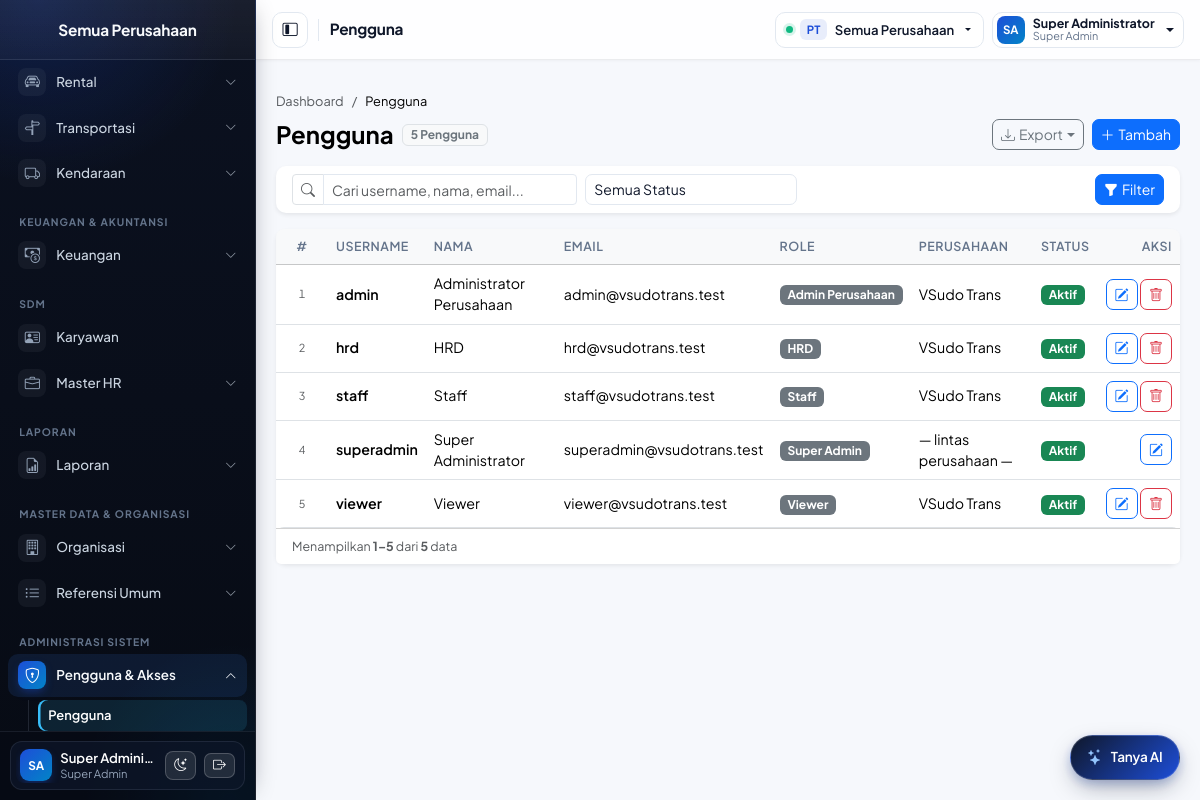
Before: /pages/users/index.php (signed in) with the older database file.
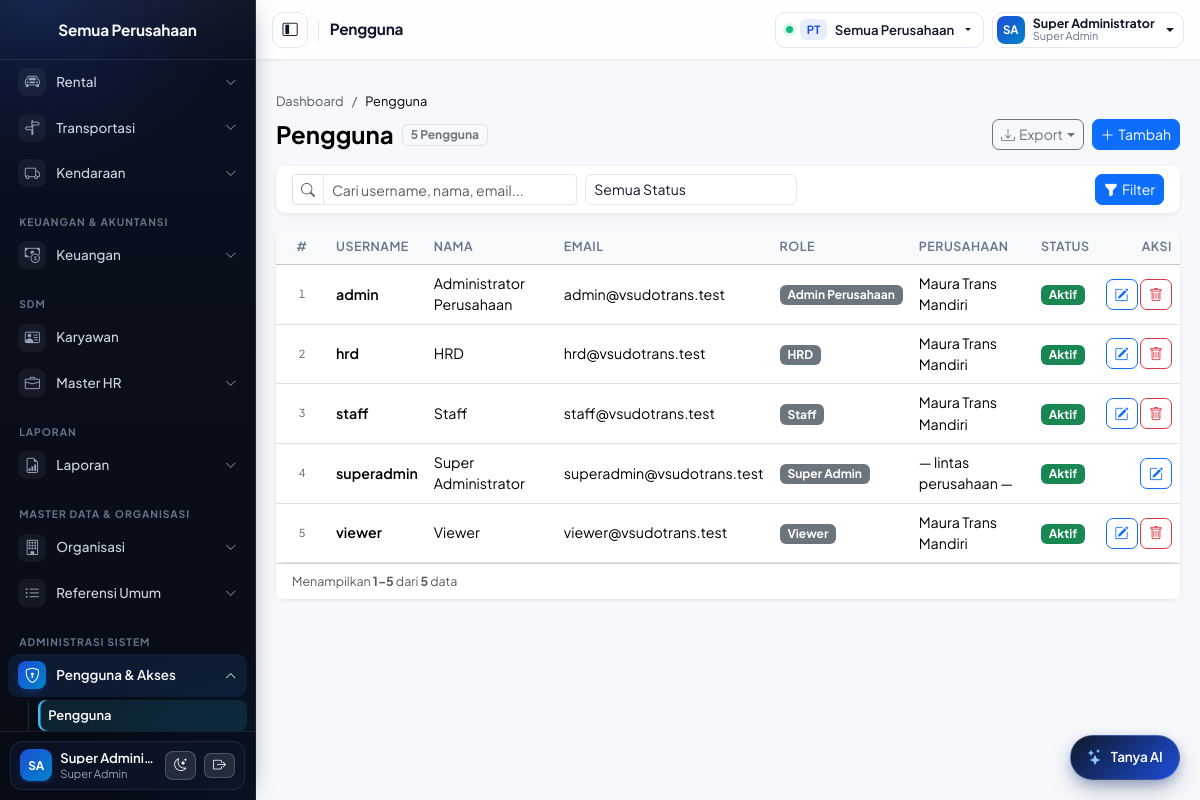
After: the same page with the newer database file.
### tables this page shows
CREATE TABLE `users` (
  `id` INT(11) NOT NULL AUTO_INCREMENT,
  `username` VARCHAR(50) NOT NULL,
  `email` VARCHAR(100) NOT NULL,
  `password` VARCHAR(255) NOT NULL,
  `full_name` VARCHAR(100) NOT NULL,
  `phone_number` VARCHAR(20) DEFAULT NULL,
  `role_id` INT(11) NOT NULL,
  `company_id` INT(11) DEFAULT NULL COMMENT 'Perusahaan aktif; NULL = lintas perusahaan',
  `is_active` TINYINT(1) NOT NULL DEFAULT 1,
  `last_login` DATETIME DEFAULT NULL,
  `created_date` DATETIME NOT NULL DEFAULT CURRENT_TIMESTAMP,
  `updated_date` DATETIME NOT NULL DEFAULT CURRENT_TIMESTAMP ON UPDATE CURRENT_TIMESTAMP,
  PRIMARY KEY (`id`),
  UNIQUE KEY `uq_users_username` (`username`),
  UNIQUE KEY `uq_users_email` (`email`),
  KEY `ix_users_company` (`company_id`),
  KEY `ix_users_phone` (`phone_number`),
  CONSTRAINT `fk_users_role` FOREIGN KEY (`role_id`) REFERENCES `roles` (`id`),
  CONSTRAINT `fk_users_company` FOREIGN KEY (`company_id`) REFERENCES `companies` (`id`) ON DELETE SET NULL
);

CREATE TABLE `companies` (
  `id` INT(11) NOT NULL AUTO_INCREMENT,
  `group_id` INT(11) NOT NULL,
  `code` VARCHAR(15) NOT NULL,
  `name` VARCHAR(255) NOT NULL,
  `note` VARCHAR(2000) DEFAULT NULL,
  `phone_number` VARCHAR(20) DEFAULT NULL,
  `website` VARCHAR(300) DEFAULT NULL,
  `email` VARCHAR(200) DEFAULT NULL,
  `address` VARCHAR(1000) DEFAULT NULL,
  `city` VARCHAR(100) DEFAULT NULL,
  `logo` VARCHAR(255) DEFAULT NULL,
  `stamp` VARCHAR(255) DEFAULT NULL,
  `bot_secret` VARCHAR(128) DEFAULT NULL,
  `bot_phone` VARCHAR(30) DEFAULT NULL,
  `is_active` TINYINT(1) NOT NULL DEFAULT 1,
  `created_user` VARCHAR(255) DEFAULT NULL,
  `created_date` DATETIME NOT NULL DEFAULT CURRENT_TIMESTAMP,
  `modified_user` VARCHAR(255) DEFAULT NULL,
  `modified_date` DATETIME DEFAULT NULL,
  PRIMARY KEY (`id`),
  UNIQUE KEY `uq_companies_code` (`code`),
  UNIQUE KEY `uq_companies_bot_secret` (`bot_secret`),
  KEY `ix_companies_group` (`group_id`),
  CONSTRAINT `fk_companies_group` FOREIGN KEY (`group_id`) REFERENCES `groups` (`id`) ON DELETE RESTRICT
);

CREATE TABLE `roles` (
  `id` INT(11) NOT NULL AUTO_INCREMENT,
  `name` VARCHAR(50) NOT NULL,
  `description` VARCHAR(255) DEFAULT NULL,
  `level` INT(11) NOT NULL DEFAULT 0,
  `created_date` DATETIME NOT NULL DEFAULT CURRENT_TIMESTAMP,
  PRIMARY KEY (`id`),
  UNIQUE KEY `uq_roles_name` (`name`)
);

### config/database.php (called while the page is built, shortened)
<?php
function db(): mysqli
{
    static $conn = null;
    if ($conn instanceof mysqli) {
        return $conn;
    }
    try {
        $conn = new mysqli(DB_HOST, DB_USER, DB_PASS, DB_NAME);
        $conn->set_charset('utf8mb4');
    } catch (mysqli_sql_exception $e) {
        http_response_code(500);
        error_log('DB connection failed: ' . $e->getMessage());
        exit('Koneksi database gagal. Periksa konfigurasi.');
    }
    return $conn;
}

### includes/auth.php (called while the page is built, shortened)
<?php
function is_super_admin(): bool
{
    return ($_SESSION['role_name'] ?? '') === 'Super Admin';
}
function active_company_id(): ?int
{
    $id = $_SESSION['company_id'] ?? null;
    return $id === null ? null : (int) $id;
}
function can(string $permission): bool
{
    if (is_super_admin()) {
        return true;
    }
    return in_array($permission, $_SESSION['permissions'] ?? [], true);
}
function company_scope(string $column = 'company_id'): array
{
    if (is_super_admin()) {
        return ['1=1', '', []];
    }
    $cid = active_company_id();
    return ["{$column} = ?", 'i', [$cid]];
}
function accessible_companies(bool $force_refresh = false): array
{
    $is_sa = is_super_admin() ? 1 : 0;
    if ($is_sa) {
        $rows = db()->query('SELECT id, code, name, logo FROM companies WHERE is_active = 1 ORDER BY name')->fetch_all(MYSQLI_ASSOC);
    }
    return $rows;
}

### includes/functions.php (called while the page is built, shortened)
<?php
function e(?string $s): string
{
    return htmlspecialchars((string) $s, ENT_QUOTES, 'UTF-8');
}

### pages/users/index.php (the view, shortened to what the changed rows need)
<?php
require_once __DIR__ . '/../../config/config.php';
[$where, $types, $params] = company_scope('u.company_id');
$st = db()->prepare("SELECT COUNT(*) FROM users u
                     JOIN roles r ON r.id = u.role_id
                     LEFT JOIN companies c ON c.id = u.company_id
                     WHERE {$where}");
$st->execute();
$total = (int) $st->get_result()->fetch_row()[0];
$p = paginate($total, (int) ($_GET['page'] ?? 1));
$st = db()->prepare("SELECT u.id, u.username, u.full_name, u.email, u.phone_number, u.is_active,
                            r.name AS role_name, c.name AS company_name
                     FROM users u
                     JOIN roles r ON r.id = u.role_id
                     LEFT JOIN companies c ON c.id = u.company_id
                     WHERE {$where} ORDER BY u.username LIMIT ? OFFSET ?");
$st->bind_param($types . 'ii', ...[...$params, $p['per_page'], $p['offset']]);
$st->execute();
$rows = $st->get_result()->fetch_all(MYSQLI_ASSOC);
require __DIR__ . '/../../includes/header.php';
?>
<main class="col-12 col-md-9 col-lg-10 p-3 p-lg-4">
    <div class="card shadow-sm border-0">
        <div class="table-responsive">
            <table class="table table-hover mb-0 align-middle">
                <thead class="table-light"><tr><th class="text-center" style="width: 52px;">#</th><th>Username</th><th>Nama</th><th>Email</th><th>Role</th><th>Perusahaan</th><th>Status</th><th class="text-end">Aksi</th></tr></thead>
                <tbody>
                <?php foreach ($rows as $idx => $r): ?>
                    <tr>
                        <td class="text-center text-muted small"><?= number_format($p['offset'] + $idx + 1, 0, ',', '.') ?></td>
                        <td class="fw-semibold"><?= e($r['username']) ?></td>
                        <td><?= e($r['full_name']) ?></td>
                        <td><?= e($r['email'] ?: '-') ?></td>
                        <td><span class="badge bg-secondary"><?= e($r['role_name']) ?></span></td>
                        <td><?= e($r['company_name'] ?? '— lintas perusahaan —') ?></td>
                        <td><span class="badge bg-<?= $r['is_active'] ? 'success' : 'secondary' ?>"><?= $r['is_active'] ? 'Aktif' : 'Nonaktif' ?></span></td>
                        <td class="text-end text-nowrap">
                            <?php if (can('users.manage')): ?>
                                <a class="btn btn-sm btn-outline-primary" href="<?= e(APP_URL) ?>/pages/users/form.php?id=<?= (int) $r['id'] ?>" title="Ubah" aria-label="Ubah"><i class="bi bi-pencil-square"></i></a>
                                <?php if ($r['username'] !== 'superadmin'): ?>
                                    <form method="post" action="<?= e(APP_URL) ?>/pages/users/delete.php" class="d-inline" onsubmit="return confirm('Hapus user ini?')">
                                        <button type="submit" class="btn btn-sm btn-outline-danger" title="Hapus" aria-label="Hapus"><i class="bi bi-trash"></i></button>
                                    </form>
                                <?php endif; ?>
                            <?php endif; ?>
                        </td>
                    </tr>
                <?php endforeach; ?>
                </tbody>
            </table>
        </div>
    </div>
</main>
<?php require __DIR__ . '/../../includes/footer.php'; ?>

Changed rows visible on the page:
changed users "admin": company.name "VSudo Trans" → "Maura Trans Mandiri"
changed users "hrd": company.name "VSudo Trans" → "Maura Trans Mandiri"
changed users "staff": company.name "VSudo Trans" → "Maura Trans Mandiri"
changed users "viewer": company.name "VSudo Trans" → "Maura Trans Mandiri"
